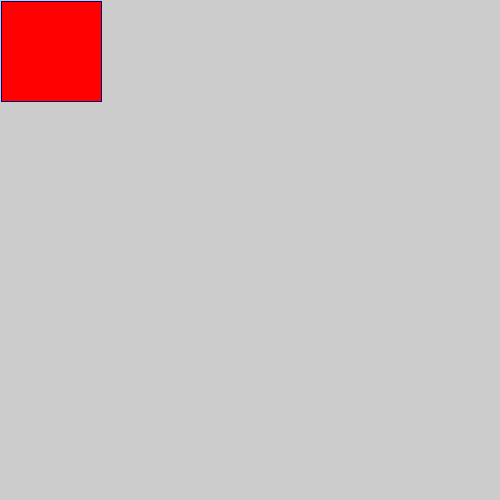
Frame 1 (no input)
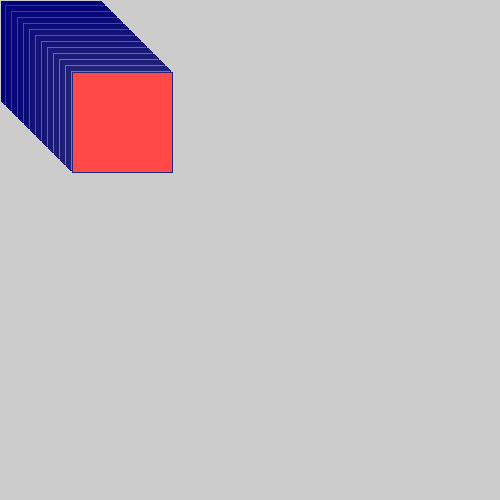
Frame 60 (the mouse pressed at the canvas centre just before this capture)
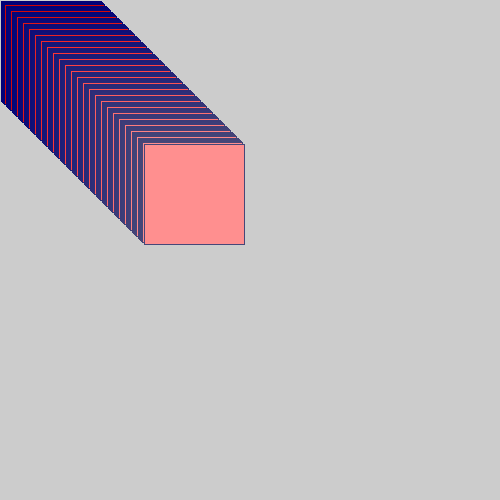
Frame 120 (the mouse held since frame 60 and released just before this capture)

The Processing sketch that drew these frames (run headless with seeded random() and noise(); from frame 60 on, the mouse is pressed at the canvas centre):

// Processing sketch: processing_43209
// ── processing_43209.pde

                float x = 0;
float y = 0;
float xspeed = 1.2;
float yspeed = 1.2;
float r = 32+.2*y;
  
void setup() {
  size (500, 500);
  frameRate(30);
}
   
void draw(){
    
  x = x + xspeed+(x*.01)-(y*.01);
  y = y + yspeed;
    
  if ((x > width) || (x < 01 )) {
    xspeed = xspeed * -1;
  }
  
xspeed = Y*xspeed;
      
    if (( y > height) || (y < 1)) {
      yspeed = yspeed *-1;
    }
      
    strokeWeight(1);
    stroke(0+y/2,0+x/2,60/(.5*y)*x);
    fill(20*r+(y+2), x*1, y*1);
    rect (x,y,100, 100);
      
    r = constrain(10, 1, 100);
      
}
     
     
 
void keyPressed() {
  save("japey.jpg");
}
                
                
